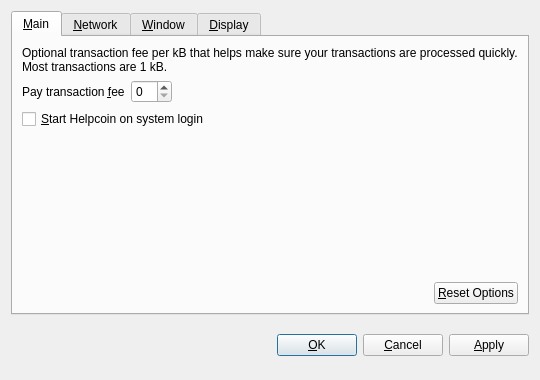
<?xml version="1.0" encoding="UTF-8"?>
<ui version="4.0">
 <class>OptionsDialog</class>
 <widget class="QDialog" name="OptionsDialog">
  <property name="geometry">
   <rect>
    <x>0</x>
    <y>0</y>
    <width>540</width>
    <height>380</height>
   </rect>
  </property>
  <property name="windowTitle">
   <string>Options</string>
  </property>
  <property name="modal">
   <bool>true</bool>
  </property>
  <layout class="QVBoxLayout" name="verticalLayout">
   <item>
    <widget class="QTabWidget" name="tabWidget">
     <property name="tabPosition">
      <enum>QTabWidget::North</enum>
     </property>
     <property name="currentIndex">
      <number>0</number>
     </property>
     <widget class="QWidget" name="tabMain">
      <attribute name="title">
       <string>&amp;Main</string>
      </attribute>
      <layout class="QVBoxLayout" name="verticalLayout_Main">
       <item>
        <widget class="QLabel" name="transactionFeeInfoLabel">
         <property name="text">
          <string>Optional transaction fee per kB that helps make sure your transactions are processed quickly. Most transactions are 1 kB.</string>
         </property>
         <property name="textFormat">
          <enum>Qt::PlainText</enum>
         </property>
         <property name="wordWrap">
          <bool>true</bool>
         </property>
        </widget>
       </item>
       <item>
        <layout class="QHBoxLayout" name="horizontalLayout_1_Main">
         <item>
          <widget class="QLabel" name="transactionFeeLabel">
           <property name="text">
            <string>Pay transaction &amp;fee</string>
           </property>
           <property name="textFormat">
            <enum>Qt::PlainText</enum>
           </property>
           <property name="buddy">
            <cstring>transactionFee</cstring>
           </property>
          </widget>
         </item>
         <item>
          <widget class="BitcoinAmountField" name="transactionFee"/>
         </item>
         <item>
          <spacer name="horizontalSpacer_1_Main">
           <property name="orientation">
            <enum>Qt::Horizontal</enum>
           </property>
           <property name="sizeHint" stdset="0">
            <size>
             <width>40</width>
             <height>20</height>
            </size>
           </property>
          </spacer>
         </item>
        </layout>
       </item>
       <item>
        <widget class="QCheckBox" name="bitcoinAtStartup">
         <property name="toolTip">
          <string>Automatically start Helpcoin after logging in to the system.</string>
         </property>
         <property name="text">
          <string>&amp;Start Helpcoin on system login</string>
         </property>
        </widget>
       </item>
       <item>
        <spacer name="verticalSpacer_Main">
         <property name="orientation">
          <enum>Qt::Vertical</enum>
         </property>
         <property name="sizeHint" stdset="0">
          <size>
           <width>20</width>
           <height>40</height>
          </size>
         </property>
        </spacer>
       </item>
       <item>
        <layout class="QHBoxLayout" name="horizontalLayout_2_Main">
         <item>
          <spacer name="horizontalSpacer_2_Main">
           <property name="orientation">
            <enum>Qt::Horizontal</enum>
           </property>
           <property name="sizeHint" stdset="0">
            <size>
             <width>40</width>
             <height>20</height>
            </size>
           </property>
          </spacer>
         </item>
         <item>
          <widget class="QPushButton" name="resetButton">
           <property name="toolTip">
            <string>Reset all client options to default.</string>
           </property>
           <property name="text">
            <string>&amp;Reset Options</string>
           </property>
           <property name="autoDefault">
            <bool>false</bool>
           </property>
          </widget>
         </item>
        </layout>
       </item>
      </layout>
     </widget>
     <widget class="QWidget" name="tabNetwork">
      <attribute name="title">
       <string>&amp;Network</string>
      </attribute>
      <layout class="QVBoxLayout" name="verticalLayout_Network">
       <item>
        <widget class="QCheckBox" name="mapPortUpnp">
         <property name="toolTip">
          <string>Automatically open the Helpcoin client port on the router. This only works when your router supports UPnP and it is enabled.</string>
         </property>
         <property name="text">
          <string>Map port using &amp;UPnP</string>
         </property>
        </widget>
       </item>
       <item>
        <widget class="QCheckBox" name="connectSocks">
         <property name="toolTip">
          <string>Connect to the Helpcoin network through a SOCKS proxy (e.g. when connecting through Tor).</string>
         </property>
         <property name="text">
          <string>&amp;Connect through SOCKS proxy:</string>
         </property>
        </widget>
       </item>
       <item>
        <layout class="QHBoxLayout" name="horizontalLayout_Network">
         <item>
          <widget class="QLabel" name="proxyIpLabel">
           <property name="text">
            <string>Proxy &amp;IP:</string>
           </property>
           <property name="textFormat">
            <enum>Qt::PlainText</enum>
           </property>
           <property name="buddy">
            <cstring>proxyIp</cstring>
           </property>
          </widget>
         </item>
         <item>
          <widget class="QValidatedLineEdit" name="proxyIp">
           <property name="maximumSize">
            <size>
             <width>140</width>
             <height>16777215</height>
            </size>
           </property>
           <property name="toolTip">
            <string>IP address of the proxy (e.g. 127.0.0.1)</string>
           </property>
          </widget>
         </item>
         <item>
          <widget class="QLabel" name="proxyPortLabel">
           <property name="text">
            <string>&amp;Port:</string>
           </property>
           <property name="textFormat">
            <enum>Qt::PlainText</enum>
           </property>
           <property name="buddy">
            <cstring>proxyPort</cstring>
           </property>
          </widget>
         </item>
         <item>
          <widget class="QLineEdit" name="proxyPort">
           <property name="maximumSize">
            <size>
             <width>55</width>
             <height>16777215</height>
            </size>
           </property>
           <property name="toolTip">
            <string>Port of the proxy (e.g. 9050)</string>
           </property>
          </widget>
         </item>
         <item>
          <widget class="QLabel" name="socksVersionLabel">
           <property name="text">
            <string>SOCKS &amp;Version:</string>
           </property>
           <property name="textFormat">
            <enum>Qt::PlainText</enum>
           </property>
           <property name="buddy">
            <cstring>socksVersion</cstring>
           </property>
          </widget>
         </item>
         <item>
          <widget class="QValueComboBox" name="socksVersion">
           <property name="toolTip">
            <string>SOCKS version of the proxy (e.g. 5)</string>
           </property>
          </widget>
         </item>
         <item>
          <spacer name="horizontalSpacer_Network">
           <property name="orientation">
            <enum>Qt::Horizontal</enum>
           </property>
           <property name="sizeHint" stdset="0">
            <size>
             <width>40</width>
             <height>20</height>
            </size>
           </property>
          </spacer>
         </item>
        </layout>
       </item>
       <item>
        <spacer name="verticalSpacer_Network">
         <property name="orientation">
          <enum>Qt::Vertical</enum>
         </property>
         <property name="sizeHint" stdset="0">
          <size>
           <width>20</width>
           <height>40</height>
          </size>
         </property>
        </spacer>
       </item>
      </layout>
     </widget>
     <widget class="QWidget" name="tabWindow">
      <attribute name="title">
       <string>&amp;Window</string>
      </attribute>
      <layout class="QVBoxLayout" name="verticalLayout_Window">
       <item>
        <widget class="QCheckBox" name="minimizeToTray">
         <property name="toolTip">
          <string>Show only a tray icon after minimizing the window.</string>
         </property>
         <property name="text">
          <string>&amp;Minimize to the tray instead of the taskbar</string>
         </property>
        </widget>
       </item>
       <item>
        <widget class="QCheckBox" name="minimizeOnClose">
         <property name="toolTip">
          <string>Minimize instead of exit the application when the window is closed. When this option is enabled, the application will be closed only after selecting Quit in the menu.</string>
         </property>
         <property name="text">
          <string>M&amp;inimize on close</string>
         </property>
        </widget>
       </item>
       <item>
        <spacer name="verticalSpacer_Window">
         <property name="orientation">
          <enum>Qt::Vertical</enum>
         </property>
         <property name="sizeHint" stdset="0">
          <size>
           <width>20</width>
           <height>40</height>
          </size>
         </property>
        </spacer>
       </item>
      </layout>
     </widget>
     <widget class="QWidget" name="tabDisplay">
      <attribute name="title">
       <string>&amp;Display</string>
      </attribute>
      <layout class="QVBoxLayout" name="verticalLayout_Display">
       <item>
        <layout class="QHBoxLayout" name="horizontalLayout_1_Display">
         <item>
          <widget class="QLabel" name="langLabel">
           <property name="text">
            <string>User Interface &amp;language:</string>
           </property>
           <property name="textFormat">
            <enum>Qt::PlainText</enum>
           </property>
           <property name="buddy">
            <cstring>lang</cstring>
           </property>
          </widget>
         </item>
         <item>
          <widget class="QValueComboBox" name="lang">
           <property name="toolTip">
            <string>The user interface language can be set here. This setting will take effect after restarting Helpcoin.</string>
           </property>
          </widget>
         </item>
        </layout>
       </item>
       <item>
        <layout class="QHBoxLayout" name="horizontalLayout_2_Display">
         <item>
          <widget class="QLabel" name="unitLabel">
           <property name="text">
            <string>&amp;Unit to show amounts in:</string>
           </property>
           <property name="textFormat">
            <enum>Qt::PlainText</enum>
           </property>
           <property name="buddy">
            <cstring>unit</cstring>
           </property>
          </widget>
         </item>
         <item>
          <widget class="QValueComboBox" name="unit">
           <property name="toolTip">
            <string>Choose the default subdivision unit to show in the interface and when sending coins.</string>
           </property>
          </widget>
         </item>
        </layout>
       </item>
       <item>
        <widget class="QCheckBox" name="displayAddresses">
         <property name="toolTip">
          <string>Whether to show Helpcoin addresses in the transaction list or not.</string>
         </property>
         <property name="text">
          <string>&amp;Display addresses in transaction list</string>
         </property>
        </widget>
       </item>
       <item>
        <widget class="QCheckBox" name="coinControlFeatures">
         <property name="toolTip">
          <string>Whether to show coin control features or not.</string>
         </property>
         <property name="text">
          <string>Display coin &amp;control features (experts only!)</string>
         </property>
        </widget>
       </item>
       <item>
        <spacer name="verticalSpacer_Display">
         <property name="orientation">
          <enum>Qt::Vertical</enum>
         </property>
         <property name="sizeHint" stdset="0">
          <size>
           <width>20</width>
           <height>40</height>
          </size>
         </property>
        </spacer>
       </item>
      </layout>
     </widget>
    </widget>
   </item>
   <item>
    <layout class="QHBoxLayout" name="horizontalLayout_Buttons">
     <item>
      <spacer name="horizontalSpacer_1">
       <property name="orientation">
        <enum>Qt::Horizontal</enum>
       </property>
       <property name="sizeHint" stdset="0">
        <size>
         <width>40</width>
         <height>48</height>
        </size>
       </property>
      </spacer>
     </item>
     <item>
      <widget class="QLabel" name="statusLabel">
       <property name="font">
        <font>
         <weight>75</weight>
         <bold>true</bold>
        </font>
       </property>
       <property name="text">
        <string/>
       </property>
       <property name="textFormat">
        <enum>Qt::PlainText</enum>
       </property>
       <property name="wordWrap">
        <bool>true</bool>
       </property>
      </widget>
     </item>
     <item>
      <spacer name="horizontalSpacer_2">
       <property name="orientation">
        <enum>Qt::Horizontal</enum>
       </property>
       <property name="sizeHint" stdset="0">
        <size>
         <width>40</width>
         <height>48</height>
        </size>
       </property>
      </spacer>
     </item>
     <item>
      <widget class="QPushButton" name="okButton">
       <property name="text">
        <string>&amp;OK</string>
       </property>
      </widget>
     </item>
     <item>
      <widget class="QPushButton" name="cancelButton">
       <property name="text">
        <string>&amp;Cancel</string>
       </property>
       <property name="autoDefault">
        <bool>false</bool>
       </property>
      </widget>
     </item>
     <item>
      <widget class="QPushButton" name="applyButton">
       <property name="text">
        <string>&amp;Apply</string>
       </property>
       <property name="autoDefault">
        <bool>false</bool>
       </property>
      </widget>
     </item>
    </layout>
   </item>
  </layout>
 </widget>
 <customwidgets>
  <customwidget>
   <class>BitcoinAmountField</class>
   <extends>QSpinBox</extends>
   <header>bitcoinamountfield.h</header>
  </customwidget>
  <customwidget>
   <class>QValueComboBox</class>
   <extends>QComboBox</extends>
   <header>qvaluecombobox.h</header>
  </customwidget>
  <customwidget>
   <class>QValidatedLineEdit</class>
   <extends>QLineEdit</extends>
   <header>qvalidatedlineedit.h</header>
  </customwidget>
 </customwidgets>
 <resources/>
 <connections/>
</ui>
